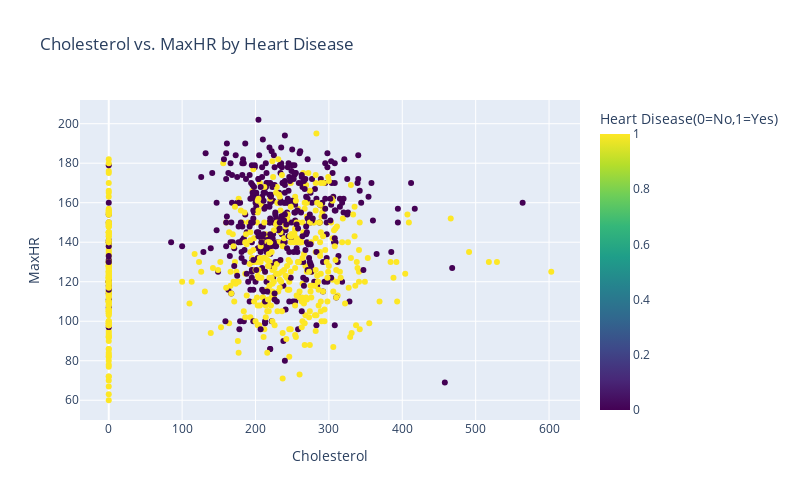

This figure's notebook cell:
### Markdown cell above
### Scatter PLot

### Code cell
#Scatter PLot of Cholesterol vs MAXHR
fig = px.scatter(df, x='Cholesterol',y='MaxHR',color='HeartDisease',hover_data=['Age','Sex'],title='Cholesterol vs. MaxHR by Heart Disease',labels={'HeartDisease':'Heart Disease(0=No,1=Yes)'},color_continuous_scale='Viridis')
fig.update_layout(width=800, height = 500)
fig.show()

### Figure 1 — Plotly figure (JSON) as saved in the notebook; plotly's stock layout.template omitted (floating-point values rounded to 4 significant figures; data arrays with more than 128 entries replaced by an {"elided": "..."} marker saying what was removed)
{"data": [{"customdata": {"elided": "918x2 mixed values"}, "hovertemplate": "Cholesterol=%{x}<br>MaxHR=%{y}<br>Age=%{customdata[0]}<br>Sex=%{customdata[1]}<br>Heart Disease(0=No,1=Yes)=%{marker.color}<extra></extra>", "legendgroup": "", "marker": {"color": {"elided": "918 int values"}, "coloraxis": "coloraxis", "symbol": "circle"}, "mode": "markers", "name": "", "orientation": "v", "showlegend": false, "type": "scatter", "x": {"elided": "918 int values"}, "xaxis": "x", "y": {"elided": "918 int values"}, "yaxis": "y"}], "layout": {"coloraxis": {"colorbar": {"title": {"text": "Heart Disease(0=No,1=Yes)"}}, "colorscale": [[0, "#440154"], [0.1111, "#482878"], [0.2222, "#3e4989"], [0.3333, "#31688e"], [0.4444, "#26828e"], [0.5556, "#1f9e89"], [0.6667, "#35b779"], [0.7778, "#6ece58"], [0.8889, "#b5de2b"], [1, "#fde725"]]}, "height": 500, "legend": {"tracegroupgap": 0}, "title": {"text": "Cholesterol vs. MaxHR by Heart Disease"}, "width": 800, "xaxis": {"anchor": "y", "autorange": true, "domain": [0, 1], "range": [-39.42, 642.4], "title": {"text": "Cholesterol"}, "type": "linear"}, "yaxis": {"anchor": "x", "autorange": true, "domain": [0, 1], "range": [50.0, 212.0], "title": {"text": "MaxHR"}, "type": "linear"}}}
